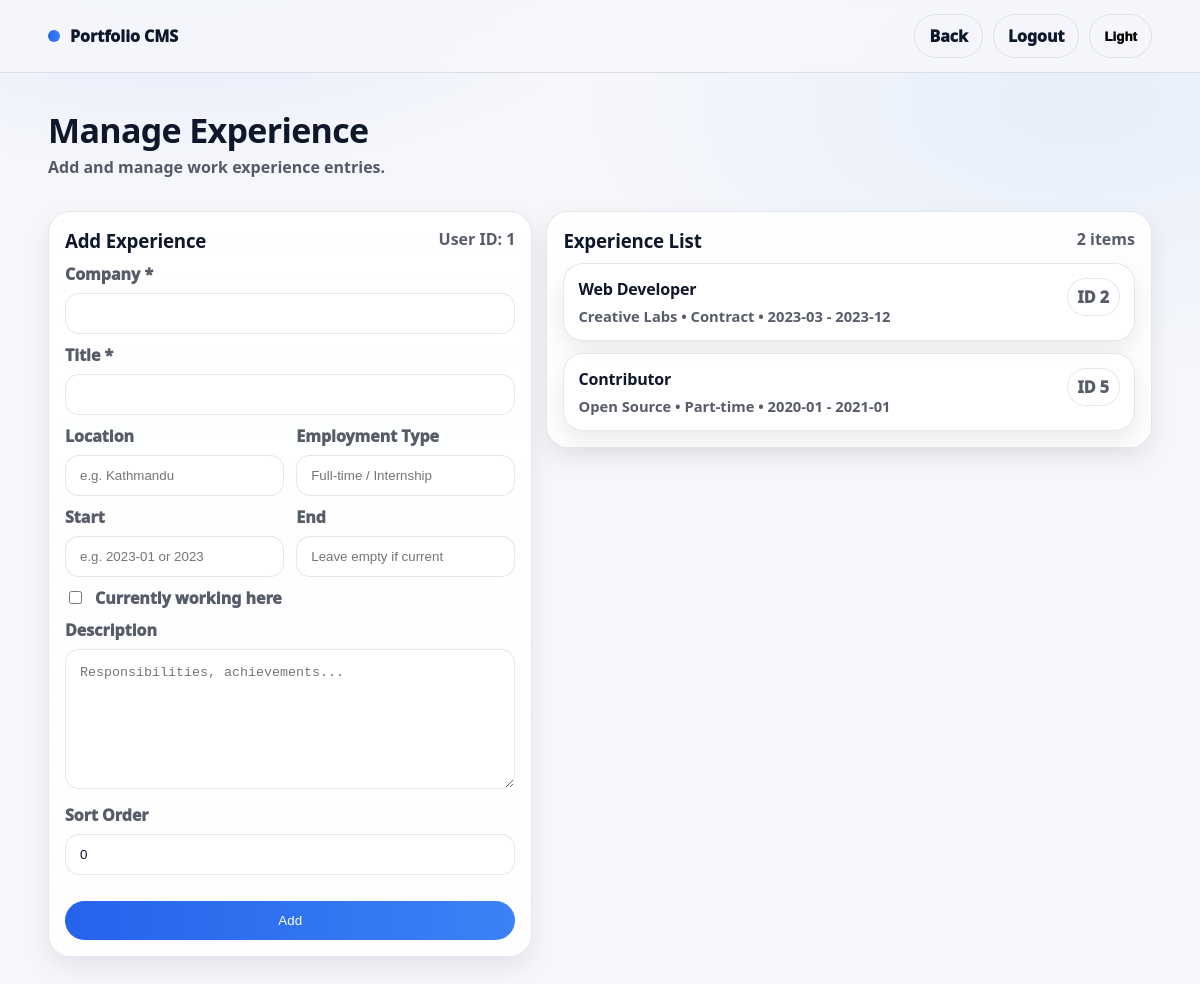
/manage_experience.php (signed in), run on the app's committed database.
### tables this page shows
CREATE TABLE `experience` (
  `id` int(11) NOT NULL,
  `user_id` int(11) NOT NULL,
  `company` varchar(190) NOT NULL,
  `title` varchar(190) NOT NULL,
  `location` varchar(190) DEFAULT '',
  `employment_type` varchar(60) DEFAULT '',
  `start_date` varchar(20) DEFAULT '',
  `end_date` varchar(20) DEFAULT '',
  `is_current` tinyint(1) NOT NULL DEFAULT 0,
  `description` text DEFAULT NULL,
  `sort_order` int(11) NOT NULL DEFAULT 0,
  `created_at` timestamp NOT NULL DEFAULT current_timestamp(),
  `updated_at` timestamp NOT NULL DEFAULT current_timestamp() ON UPDATE current_timestamp()
);

### auth.php (called while the page is built, shortened)
<?php
if (!function_exists("is_admin")) {
  function is_admin(): bool {
    return (($_SESSION["role"] ?? "user") === "admin");
  }
}
if (!function_exists("current_user_id")) {
  function current_user_id(): int {
    return (int)($_SESSION["user_id"] ?? 0);
  }
}

### manage_experience.php (the view, shortened to what this page needs)
<?php
require "db.php";
require "auth.php";
$target_user_id = current_user_id();
$qs = is_admin() ? ("?user_id=" . $target_user_id) : "";
$list = [];
$stmt = $conn->prepare("SELECT * FROM experience WHERE user_id=? ORDER BY sort_order ASC, id DESC");
$stmt->bind_param("i", $target_user_id);
$stmt->execute();
$res = $stmt->get_result();
while ($row = $res->fetch_assoc()) $list[] = $row;
?>
<!doctype html>
<html lang="en">
<head>
  <link rel="stylesheet" href="style.css">
</head>
<body>
<header class="topbar">
  <div class="wrap topbar-inner">
    <a class="brand" href="dashboard.php<?php echo htmlspecialchars($qs); ?>">
      <span class="brand-dot"></span>
      <span class="brand-text">Portfolio CMS</span>
    </a>
    <div class="topbar-right">
      <a class="pill pill-ghost" href="dashboard.php<?php echo htmlspecialchars($qs); ?>">Back</a>
      <a class="pill pill-ghost" href="logout.php">Logout</a>
      <button class="pill pill-ghost" id="themeToggle" type="button">
        <span class="theme-label">Dark</span>
      </button>
    </div>
  </div>
</header>
<main class="admin-shell">
  <div class="admin-top">
    <div>
      <h1 class="admin-page-title">Manage Experience</h1>
      <p class="admin-page-sub">Add and manage work experience entries.</p>
    </div>
  </div>
  <div class="admin-layout">
    <div class="admin-cardx">
      <div class="admin-cardx-head">
        <h3>Add Experience</h3>
        <span class="muted">User ID: <?php echo (int)$target_user_id; ?></span>
      </div>
      <form method="post" class="admin-form">
        <label class="dash-label">Company *</label>
        <input class="dash-input" name="company" required>
        <label class="dash-label">Title *</label>
        <input class="dash-input" name="title" required>
        <div class="admin-row">
          <div>
            <label class="dash-label">Location</label>
            <input class="dash-input" name="location" placeholder="e.g. Kathmandu">
          </div>
          <div>
            <label class="dash-label">Employment Type</label>
            <input class="dash-input" name="employment_type" placeholder="Full-time / Internship">
          </div>
        </div>
        <div class="admin-row">
          <div>
            <label class="dash-label">Start</label>
            <input class="dash-input" name="start_date" placeholder="e.g. 2023-01 or 2023">
          </div>
          <div>
            <label class="dash-label">End</label>
            <input class="dash-input" name="end_date" placeholder="Leave empty if current">
          </div>
        </div>
        <label class="dash-label" style="display:flex;gap:10px;align-items:center">
          <input type="checkbox" name="is_current" value="1">
          Currently working here
        </label>
        <label class="dash-label">Description</label>
        <textarea class="admin-textarea" name="description" placeholder="Responsibilities, achievements..."></textarea>
        <label class="dash-label">Sort Order</label>
        <input class="dash-input" type="number" name="sort_order" value="0">
        <div class="admin-actions-row">
          <button class="admin-btn" type="submit">Add</button>
        </div>
      </form>
    </div>
    <div class="admin-cardx">
      <div class="admin-cardx-head">
        <h3>Experience List</h3>
        <span class="muted"><?php echo count($list); ?> items</span>
      </div>
      <div class="item-list">
        <?php foreach ($list as $e): ?>
          <?php
            $range = trim(($e["start_date"] ?? "") . " - " . ((int)$e["is_current"] === 1 ? "Present" : ($e["end_date"] ?? "")));
          ?>
          <details class="item">
            <summary class="item-summary">
              <div>
                <h4 class="item-title"><?php echo htmlspecialchars($e["title"]); ?></h4>
                <div class="item-meta">
                  <?php echo htmlspecialchars($e["company"]); ?>
                  <?php if (!empty($e["employment_type"])): ?> • <?php echo htmlspecialchars($e["employment_type"]); ?><?php endif; ?>
                  <?php if ($range !== "-"): ?> • <?php echo htmlspecialchars($range); ?><?php endif; ?>
                </div>
              </div>
              <span class="item-badge">ID <?php echo (int)$e["id"]; ?></span>
            </summary>
          </details>
        <?php endforeach; ?>
      </div>
    </div>
  </div>
</main>
</body>
</html>

### data on the page
experience: title "Web Developer", company "Creative Labs", employment_type "Contract", range "2023-03 - 2023-12", id "2"
experience: title "Contributor", company "Open Source", employment_type "Part-time", range "2020-01 - 2021-01", id "5"

### other printed values
$target_user_id "1"
count($list) "2"
